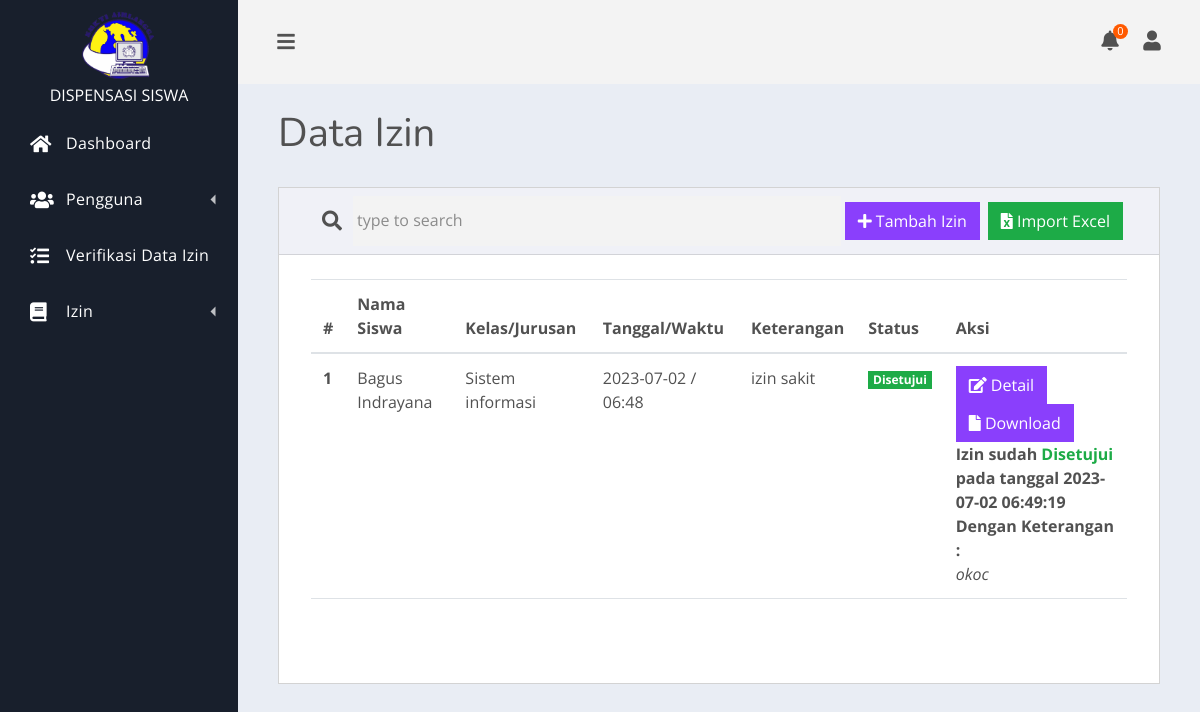
Before: /pages/izin/index.php (signed in) with the older database file.
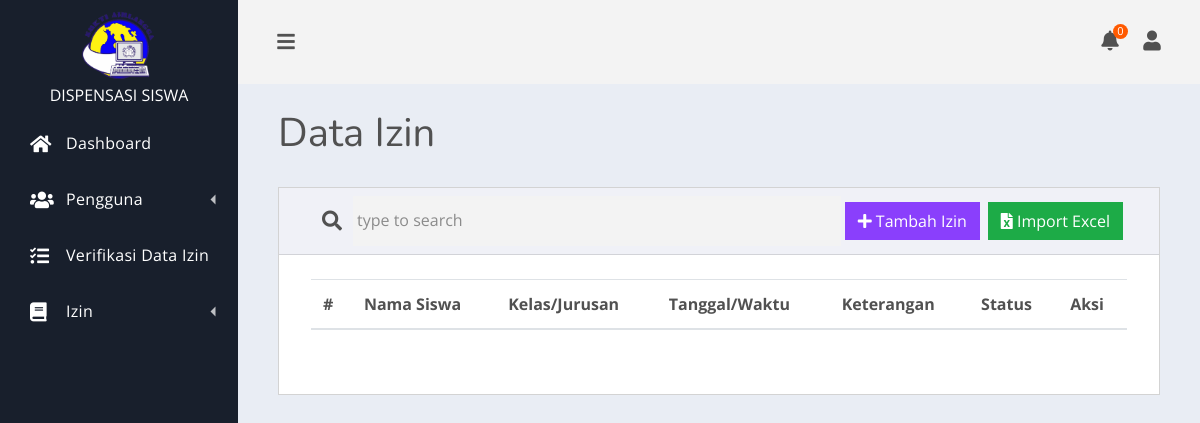
After: the same page with the newer database file.
### tables this page shows
CREATE TABLE IF NOT EXISTS `izin` (
  `id` int(10) unsigned NOT NULL AUTO_INCREMENT,
  `siswa_id` int(10) unsigned NOT NULL,
  `guru_id` int(10) unsigned NOT NULL,
  `kelas_jurusan` varchar(150) NOT NULL,
  `tanggal` date NOT NULL,
  `waktu` time NOT NULL,
  `keterangan` text NOT NULL,
  `status` enum('pending','disetujui','ditolak') NOT NULL DEFAULT 'pending',
  `waktu_status_diubah` datetime DEFAULT NULL COMMENT 'kapan status di verifikasi (disetujui/ditolak)',
  `keterangan_status_diubah` text COMMENT 'keterangan tambahan oleh verifikator',
  `waka_id` int(10) unsigned zerofill DEFAULT NULL,
  PRIMARY KEY (`id`),
  KEY `FK__siswa` (`siswa_id`),
  KEY `FK__guru` (`guru_id`),
  KEY `Index 4` (`waka_id`),
  CONSTRAINT `FK_guru` FOREIGN KEY (`guru_id`) REFERENCES `pengguna` (`id`),
  CONSTRAINT `FK_siswa` FOREIGN KEY (`siswa_id`) REFERENCES `pengguna` (`id`),
  CONSTRAINT `FK_waka` FOREIGN KEY (`waka_id`) REFERENCES `pengguna` (`id`)
);

CREATE TABLE IF NOT EXISTS `pengguna` (
  `id` int(10) unsigned NOT NULL AUTO_INCREMENT,
  `username` varchar(100) NOT NULL,
  `password` varchar(100) NOT NULL,
  `nomor` varchar(100) NOT NULL,
  `nama_lengkap` varchar(150) NOT NULL,
  `jenis_kelamin` enum('L','P') NOT NULL DEFAULT 'L',
  `foto_profil` varchar(150) DEFAULT NULL,
  `email` varchar(150) DEFAULT NULL,
  `kontak` varchar(150) DEFAULT NULL,
  `rule` enum('waka','guru','siswa') NOT NULL DEFAULT 'waka',
  PRIMARY KEY (`id`),
  UNIQUE KEY `Index 2` (`username`)
);

### actions/_models/Izin.php (called while the page is built, shortened)
<?php
class Izin {
    private $tableName = "izin";
    private $conn;
    public function __construct() {
        $this->conn = $GLOBALS['conn'];
    }
    function paginationAndSearch($row_per_page,$search_keyword,$customQuery = null) {
        $sql = $customQuery ?? "SELECT $this->tableName.*,siswa.nama_lengkap as nama_siswa,guru.nama_lengkap as nama_guru FROM $this->tableName
        INNER JOIN pengguna as siswa ON siswa.id = izin.siswa_id
        INNER JOIN pengguna as guru ON guru.id = izin.guru_id
        WHERE siswa.nama_lengkap LIKE :keyword OR guru.nama_lengkap LIKE :keyword OR izin.tanggal LIKE :keyword OR izin.keterangan LIKE :keyword
        ORDER BY izin.id DESC ";
        $start=0;
        $limit=" limit " . $start . "," . $row_per_page;
        $pagination_statement = $this->conn->prepare($sql);
        $pagination_statement->bindValue(':keyword', '%' . $search_keyword . '%', PDO::PARAM_STR);
        $pagination_statement->execute();
        $row_count = $pagination_statement->rowCount();
        if(!empty($row_count)){
            $page_count=ceil($row_count/$row_per_page);
        }
        $query = $sql.$limit;
        $pdo_statement = $this->conn->prepare($query);
        $pdo_statement->bindValue(':keyword', '%' . $search_keyword . '%', PDO::PARAM_STR);
        $pdo_statement->execute();
        $result = $pdo_statement->fetchAll();
        return $result;
    }
}

### config/application.php (called while the page is built, shortened)
<?php
$dev = "development";
$app_url = null;
function base_url(){
    global $dev;
    if(isset($_SERVER['HTTPS'])){
        $protocol = ($_SERVER['HTTPS'] && $_SERVER['HTTPS'] != "off") ? "https" : "http";
    } else if($dev != "local"){
        $protocol = 'https';
    }
    else{
        $protocol = 'http';
    }
    return $protocol . "://" . $_SERVER['HTTP_HOST'];
}

### pages/izin/index.php (the view, shortened to what the changed rows need)
<?php
include_once __DIR__ . "/../../library/cek_session.php";
include_once __DIR__ . "/../../pages/_partials/top.php";
include_once __DIR__ . "/../../actions/_models/Izin.php";
$model = new Izin();
if ($user['rule'] == 'waka') {
    $izins = $model->paginationAndSearch(10, $_GET['search'] ?? '');
} else if ($user['rule'] == 'guru') {
    $query = "SELECT izin.*,siswa.nama_lengkap as nama_siswa,guru.nama_lengkap as nama_guru FROM izin
    INNER JOIN pengguna as siswa ON siswa.id = izin.siswa_id
    INNER JOIN pengguna as guru ON guru.id = izin.guru_id
    WHERE (siswa.nama_lengkap LIKE :keyword OR guru.nama_lengkap LIKE :keyword OR izin.tanggal LIKE :keyword OR izin.keterangan LIKE :keyword) AND izin.status = 'pending' AND izin.guru_id = " . $user['id'] . "
    ORDER BY izin.id DESC ";
    $izins = $model->paginationAndSearch(10, $_GET['search'] ?? '', $query);
} else if ($user['rule'] == 'siswa') {
    $query = "SELECT izin.*,siswa.nama_lengkap as nama_siswa,guru.nama_lengkap as nama_guru FROM izin
    INNER JOIN pengguna as siswa ON siswa.id = izin.siswa_id
    INNER JOIN pengguna as guru ON guru.id = izin.guru_id
    WHERE (siswa.nama_lengkap LIKE :keyword OR guru.nama_lengkap LIKE :keyword OR izin.tanggal LIKE :keyword OR izin.keterangan LIKE :keyword) AND izin.status = 'pending' AND izin.siswa_id = " . $user['id'] . "
    ORDER BY izin.id DESC ";
    $izins = $model->paginationAndSearch(10, $_GET['search'] ?? '', $query);
}
?>
<div class="container-fluid">
    <h1 class="dash-title">Data Izin</h1>
    <div class="row">
        <div class="col-md-12">
            <div class="card spur-card">
                <div class="card-body table-responsive">
                    <table class="table">
                        <thead>
                            <tr>
                                <th scope="col">#</th>
                                <th scope="col">Nama Siswa</th>
                                <th scope="col">Kelas/Jurusan</th>
                                <th scope="col">Tanggal/Waktu</th>
                                <th scope="col">Keterangan</th>
                                <th scope="col">Status</th>
                                <th scope="col">Aksi</th>
                            </tr>
                        </thead>
                        <tbody>
                            <?php
                            $no = ((int)($_GET['page']??1)-1)*10;
                            foreach ($izins as $izin) {
                                ?>
                                <tr>
                                    <th scope="row">
                                        <?= $no+=1 ?>
                                    </th>
                                    <td>
                                        <?= $izin['nama_siswa'] ?>
                                    </td>
                                    <td>
                                        <?= $izin['kelas_jurusan'] ?>
                                    </td>
                                    <td>
                                        <?= $izin['tanggal'] ?> /
                                        <?= date("H:i",strtotime($izin['waktu'])) ?>
                                    </td>
                                    <td>
                                        <?= $izin['keterangan'] ?>
                                    </td>
                                    <td>
                                        <?php switch ($izin['status']) {
                                            case "disetujui":
                                                echo '<span class="badge badge-success">Disetujui</span>';
                                                break;
                                        } ?>
                                    </td>
                                    <td>
                                        <?php if ($izin['status'] == 'pending') { ?>
                                            <?php if ($user['rule'] == 'waka' || $user['rule'] == 'siswa') { ?>
                                                <a href="<?= base_url() . '/pages/izin/edit.php?id=' . $izin['id'] ?>"
                                                    class="btn btn-warning"><i class="fas fa-edit"></i> Edit</a>
                                                <a href="#" onclick="confirmDelete('delete-<?= $izin['id'] ?>')"
                                                    class="btn btn-danger"><i class="fas fa-trash"></i> Hapus</a>
                                                <form action="<?= base_url() . '/actions/izin_action.php?id=' . $izin['id'] ?>"
                                                    id="delete-<?= $izin['id'] ?>" method="POST">
                                                    <input type="hidden" name="delete" value="true">
                                                </form>
                                            <?php } else {
                                                ?>
                                                <a href="<?= base_url() . '/pages/izin/detail.php?id=' . $izin['id'] ?>"
                                                    class="btn btn-info"><i class="fas fa-edit"></i> Detail</a>
                                                <?php
                                            } ?>
                                        <?php } else { ?>
                                            <a href="<?= base_url() . '/pages/izin/detail.php?id=' . $izin['id'] ?>"
                                                    class="btn btn-info"><i class="fas fa-edit"></i> Detail</a>
                                                    <a href="<?= base_url() . '/actions/izin_action.php?download-pdf=true&id=' . $izin['id'] ?>"
                                                    class="btn btn-info" target="_blank"><i class="fas fa-file"></i> Download</a>
                                                <br>
                                            <b>Izin sudah
                                                <?php switch ($izin['status']) {
                                                    case "disetujui":
                                                        echo '<span class="text-success">Disetujui</span>';
                                                        break;
                                                } ?> pada tanggal
                                                <?= $izin['waktu_status_diubah'] ?>
                                            </b>
                                            <br>
                                            <b>Dengan Keterangan : </b>
                                            <br>
                                            <i>
                                                <?= $izin['keterangan_status_diubah'] ?>
                                            </i>
                                        <?php } ?>
                                    </td>
                                </tr>
                                <?php
                            }
                            ?>
                        </tbody>
                    </table>
                </div>
            </div>
        </div>
    </div>
</div>
<?php
include_once __DIR__ . "/../../pages/_partials/bottom.php";
?>

Changed rows visible on the page:
removed izin: siswa.nama_lengkap "Bagus Indrayana", kelas_jurusan "Sistem informasi", tanggal "2023-07-02", waktu "06:48", keterangan "izin sakit", status "Disetujui", waktu_status_diubah "2023-07-02 06:49:19", keterangan_status_diubah "okoc"
